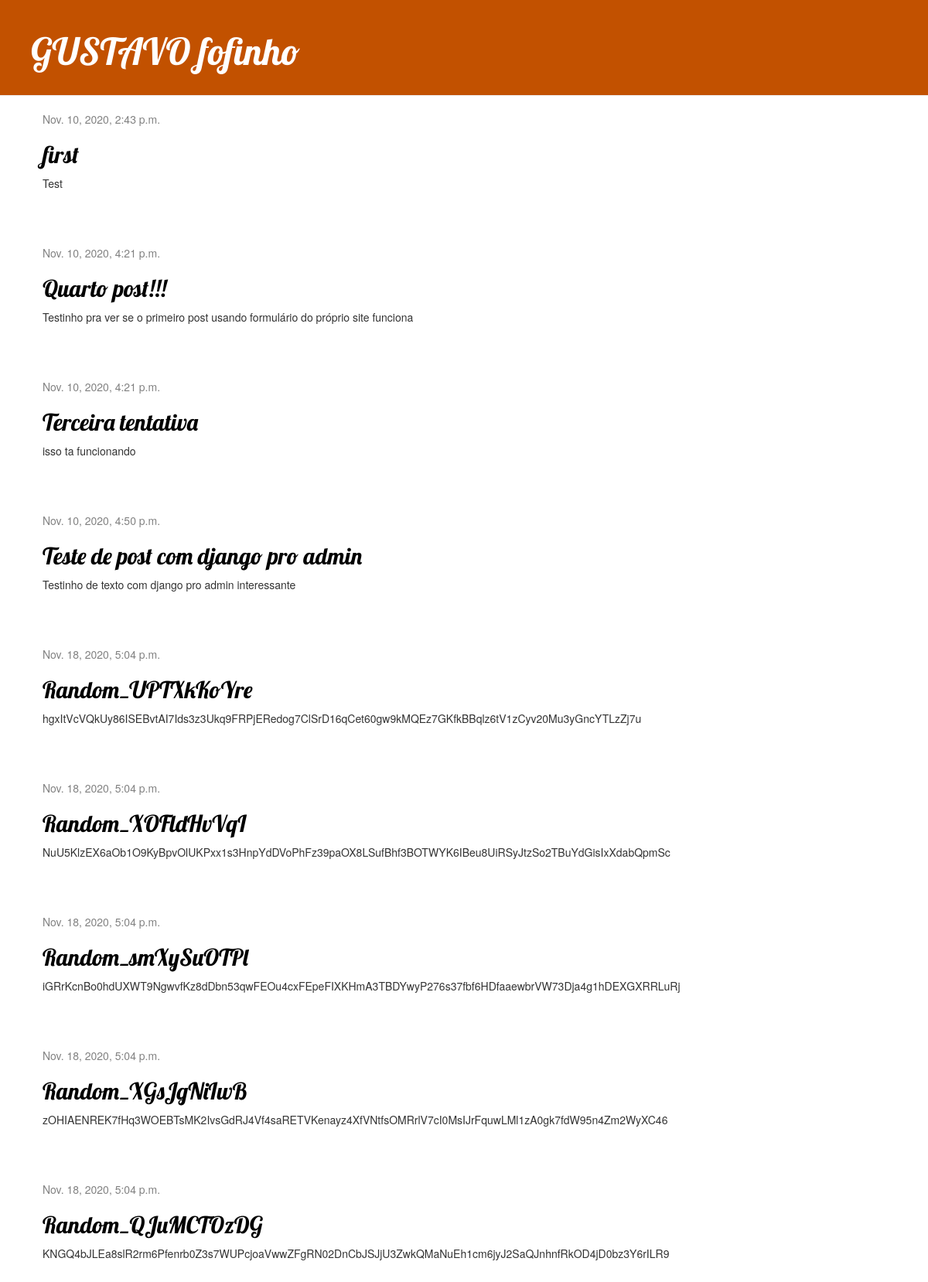
The page / on the database its author committed.
### blog/models.py (models this page shows, shortened)
class Post(models.Model):
    author = models.ForeignKey(settings.AUTH_USER_MODEL, on_delete=models.CASCADE)
    title = models.CharField(max_length=200)
    text = models.TextField()
    created_date = models.DateTimeField(default=timezone.now)
    published_date = models.DateTimeField(blank=True, null=True)

### blog/views.py (the view)
# urls.py: path('', views.post_list, name='post_list'),
def post_list(request):
    posts = Post.objects.filter(published_date__lte=timezone.now()).order_by('published_date')
    return render(request, 'blog/post_list.html', {'posts': posts})

### blog/templates/blog/post_list.html
{% extends 'blog/base.html' %}
{% block content %}
    {% for post in posts %}
        <div class="post">
            <div class="date">
                {{ post.published_date }}
            </div>
                <h2><a href="{% url 'post_detail' pk=post.pk %}">{{ post.title }}</a></h2>
            <p>{{ post.text|linebreaksbr }}</p>
        </div>
    {% endfor %}
{% endblock %}

### blog/templates/blog/base.html (shortened to what this page needs)
{% load static %}
<html>
    <head>
        <link rel="stylesheet" href="//maxcdn.bootstrapcdn.com/bootstrap/3.2.0/css/bootstrap.min.css">
        <link rel="stylesheet" href="//maxcdn.bootstrapcdn.com/bootstrap/3.2.0/css/bootstrap-theme.min.css">
        <link rel="stylesheet" href="{% static 'css/blog.css' %}">
    </head>
    <body>
        <div class="page-header">
            <h1><a href="/">GUSTAVO fofinho</a></h1>
        </div>
        <div class="content container">
            <div class="row">
                <div class="col-md-8">
                    {% block content %}
                    {% endblock %}
                </div>
            </div>
        </div>
    </body>
</html>

### blog/static/css/blog.css (style rules this page uses)
.page-header { background-color: #C25100; margin-top: 0; padding: 20px 20px 20px 40px; }
.page-header h1, .page-header h1 a, .page-header h1 a:visited, .page-header h1 a:active { color: #ffffff; font-size: 36pt; text-decoration: none; }
.content { margin-left: 40px; }
h1, h2, h3, h4 { font-family: 'Lobster', cursive; }
.date { color: #828282; }
.post { margin-bottom: 70px; }
.post h2 a, .post h2 a:visited { color: #000000; }

### rows shown on the page
Post: published_date "Nov. 10, 2020, 2:43 p.m.", title "first", text "Test"
Post: published_date "Nov. 10, 2020, 4:21 p.m.", title "Quarto post!!!", text "Testinho pra ver se o primeiro post usando formulário do próprio site funciona"
Post: published_date "Nov. 10, 2020, 4:21 p.m.", title "Terceira tentativa", text "isso ta funcionando"
Post: published_date "Nov. 10, 2020, 4:50 p.m.", title "Teste de post com django pro admin", text "Testinho de texto com django pro admin interessante"
Post: published_date "Nov. 18, 2020, 5:04 p.m.", title "Random_UPTXkKoYre", text "hgxItVcVQkUy86ISEBvtAI7Ids3z3Ukq9FRPjERedog7ClSrD16qCet60gw9kMQEz7GKfkBBqlz6tV1zCyv20Mu3yGncYTLzZj7u"
Post: published_date "Nov. 18, 2020, 5:04 p.m.", title "Random_XOFldHvVqI", text "NuU5KlzEX6aOb1O9KyBpvOlUKPxx1s3HnpYdDVoPhFz39paOX8LSufBhf3BOTWYK6IBeu8UiRSyJtzSo2TBuYdGisIxXdabQpmSc"
Post: published_date "Nov. 18, 2020, 5:04 p.m.", title "Random_smXySuOTPl", text "iGRrKcnBo0hdUXWT9NgwvfKz8dDbn53qwFEOu4cxFEpeFIXKHmA3TBDYwyP276s37fbf6HDfaaewbrVW73Dja4g1hDEXGXRRLuRj"
Post: published_date "Nov. 18, 2020, 5:04 p.m.", title "Random_XGsJgNiIwB", text "zOHIAENREK7fHq3WOEBTsMK2IvsGdRJ4Vf4saRETVKenayz4XfVNtfsOMRrlV7cI0MsIJrFquwLMl1zA0gk7fdW95n4Zm2WyXC46"
Post: published_date "Nov. 18, 2020, 5:04 p.m.", title "Random_QJuMCTOzDG", text "KNGQ4bJLEa8slR2rm6Pfenrb0Z3s7WUPcjoaVwwZFgRN02DnCbJSJjU3ZwkQMaNuEh1cm6jyJ2SaQJnhnfRkOD4jD0bz3Y6rILR9"
